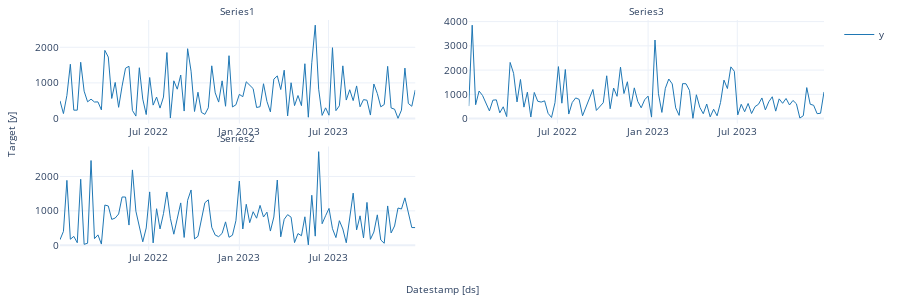

Here is the notebook cell this chart was saved with:
### Code cell
#PLOT THE SERIES
StatsForecast.plot(df)
